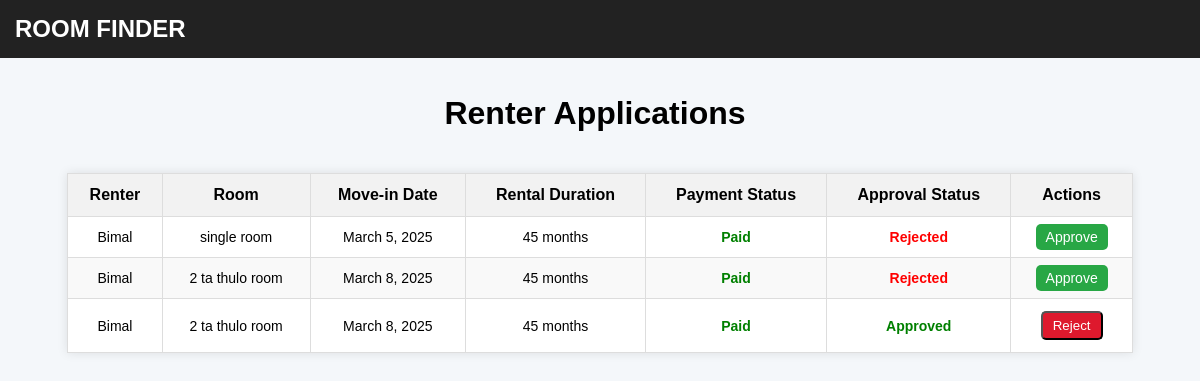
The page /landlord/landlord/applications/ (signed in) on the database its author committed.
### Renter/models.py (models this page shows, shortened)
class Booking(models.Model):
    PENDING = 'Pending'
    APPROVED = 'Approved'
    REJECTED = 'Rejected'
    STATUS_CHOICES = [
        (PENDING, 'Pending'),
        (APPROVED, 'Approved'),
        (REJECTED, 'Rejected'),
    ]
    room = models.ForeignKey(Room, on_delete=models.CASCADE, related_name='bookings')
    renter = models.ForeignKey(Renter, on_delete=models.CASCADE, related_name='bookings')
    booking_date = models.DateTimeField(auto_now_add=True, null=True)
    move_in_date = models.DateField()
    status = models.CharField(max_length=10, choices=STATUS_CHOICES, default=PENDING, null=True)
    rental_duration = models.CharField(help_text="Duration in months", max_length=40)
    payment_status = models.BooleanField(default=False)
    approved = models.BooleanField(default=False, null=True)
    payment_amount = models.DecimalField(max_digits=10, decimal_places=2, default=0.00, null=True)  # New field for payment amount

class Renter(models.Model):
    user = models.OneToOneField(User, on_delete=models.CASCADE, related_name='renter')
    contact_number = models.CharField(max_length=15)
    preferred_location = models.CharField(max_length=255, null=True, blank=True)
    profile_picture = models.ImageField(upload_to='renter_pictures/', null=True, blank=True)
    is_renter = models.BooleanField(default=True, null=True)

### Landlord/models.py (models this page shows, shortened)
class Room(models.Model):
    ROOM_TYPE = [
        ('Single', 'Single'),
        ('Double', 'Double'),
        ('Flat', 'Flat'),
    ]
    owner = models.ForeignKey(Landlord, on_delete=models.CASCADE, null=True)
    title = models.CharField(max_length=255)
    price = models.DecimalField(max_digits=10, decimal_places=2)
    location = models.CharField(max_length=255)
    description = models.TextField()
    room_type = models.CharField(choices=ROOM_TYPE, max_length=10, null=True, default="Single")
    is_available = models.BooleanField(default=True)
    image = models.ManyToManyField('RoomImage', related_name='rooms')
    total_booked_amount = models.DecimalField(max_digits=10, decimal_places=2, default=0.00, null=True)

### Landlord/views.py (the view)
# urls.py: path('landlord/applications/', view_applications, name='view_applications'),
@login_required
def view_applications(request):
    try:
        landlord = Landlord.objects.get(user=request.user)
        rooms = Room.objects.filter(owner=landlord)
        bookings = Booking.objects.filter(room__in=rooms)
        return render(request, 'landlord/view_applications.html', {'bookings': bookings})
    except Landlord.DoesNotExist:
        return render(request, 'landlord/error.html', {'message': "Landlord not found."})

### ROOM_FINDER/templates/landlord/view_applications.html (shortened to what this page needs)
<!DOCTYPE html>
<html lang="en">
<head>
</head>
<header>
    <a href={% url "landlord_home" %} style="text-decoration:none;">
    <div class="logo">Room Finder</div>
</a>
</header>
<body>
    <h1>Renter Applications</h1>
    <div class="container">
        {% if bookings %}
            <table>
                <thead>
                    <tr>
                        <th>Renter</th>
                        <th>Room</th>
                        <th>Move-in Date</th>
                        <th>Rental Duration</th>
                        <th>Payment Status</th>
                        <th>Approval Status</th>
                        <th>Actions</th>
                    </tr>
                </thead>
                <tbody>
                    {% for booking in bookings %}
                        <tr>
                            <td>{{ booking.renter.user.username }}</td>
                            <td>{{ booking.room.title }}</td>
                            <td>{{ booking.move_in_date }}</td>
                            <td>{{ booking.rental_duration }} months</td>
                            <td>
                                {% if booking.payment_status %}
                                    <span class="status-paid">Paid</span>
                                {% else %}
                                    <span class="status-pending">Pending</span>
                                {% endif %}
                            </td>
                            <td>
                                {% if booking.approved %}
                                    <span class="status-approved">Approved</span>
                                {% elif booking.approved == False %}
                                    <span class="status-reject">Rejected</span>
                                {% else %}
                                    <span class="status-pending">Pending</span>
                                {% endif %}
                            </td>
                            <td>
                                {% if not booking.approved %}
                                    <a href="{% url 'approve_booking' booking.id %}" class="action-btn approve-btn">Approve</a>
                                {% endif %}
                                {% if booking.approved %}
                                    <form method="POST" action="{% url 'reject_booking' booking.id %}" style="display:inline-block;">
                                        <button type="submit" class="action-btn reject-btn">Reject</button>
                                    </form>
                                {% endif %}
                            </td>
                        </tr>
                    {% endfor %}
                </tbody>
            </table>
        {% else %}
            <p class="no-applications">No applications found.</p>
        {% endif %}
    </div>
</body>
</html>

### ROOM_FINDER/templates/landlord/view_applications.html (style rules this page uses)
body { font-family: Arial, sans-serif; margin-top: 75px; padding: 0; background-color: #f4f7fa; }
h1 { color: black; padding: 20px; text-align: center; margin-left: -10px; }
table { width: 90%; margin: 20px auto; border-collapse: collapse; background-color: white; box-shadow: 0 0 10px rgba(0, 0, 0, 0.1); }
th, td { padding: 12px; text-align: center; border: 1px solid #ddd; }
th { background-color: #f2f2f2; font-weight: bold; }
tr:nth-child(even) { background-color: #f9f9f9; }
td { font-size: 14px; }
.status-paid { color: green; font-weight: bold; }
.status-approved { color: green; font-weight: bold; }
.status-reject { color: red; font-weight: bold; }
.action-btn { padding: 5px 10px; background-color: #2d87f0; color: white; text-decoration: none; border-radius: 5px; transition: background-color 0.3s; }
.approve-btn { background-color: #28a745; }
.reject-btn { background-color:rgb(222, 25, 45); }
header { background: #222; color: #fff; padding: 15px; text-align: left; position: fixed; width: 100%; top: 0; left: 0; z-index: 1000; }
header .logo { font-size: 24px; font-weight: bold; color: white; text-transform: uppercase; }

### rows shown on the page
Booking: renter.user.username "Bimal", room "single room", move_in_date "March 5, 2025", rental_duration "45", payment_status "Paid", approved "Rejected"
Booking: renter.user.username "Bimal", room "2 ta thulo room", move_in_date "March 8, 2025", rental_duration "45", payment_status "Paid", approved "Rejected"
Booking: renter.user.username "Bimal", room "2 ta thulo room", move_in_date "March 8, 2025", rental_duration "45", payment_status "Paid", approved "Approved"
